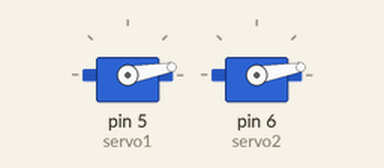
Simulated run of this sketch. Board: Arduino Uno, built with avr-gcc and run on an emulated ATmega328P. Shown: 2 × servo.

Above: at 0.05 s.
Timing chart, 0 to 4.6 s (numbered marks = the images above):
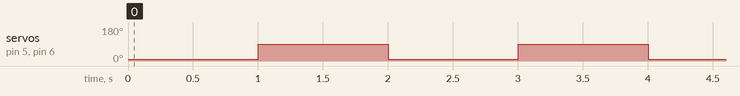

Measured:
- by itself, servo on pin 5 (servo1), servo on pin 6 (servo2): alternates 90° for 1.0 s and 10° for 1.0 s

The sketch:

lilypad_two_servo_slow.ino
```cpp
#include <Servo.h>

Servo servo1; // Create a servo object

Servo servo2; // Create a servo object

void setup() {

  servo1.attach(5); // Attaches the servo on Pin 5 to the servo object

  servo2.attach(6); // Attaches the servo on Pin 5 to the servo object

}


void loop() {

  servo1.write(10); // Rotate the servo 5

  servo2.write(10); // Rotate the servo 6

  delay(1000);

   servo1.write(90); // Rotate the servo 5

  servo2.write(90); // Rotate the servo 6


  delay(1000);


}
```
